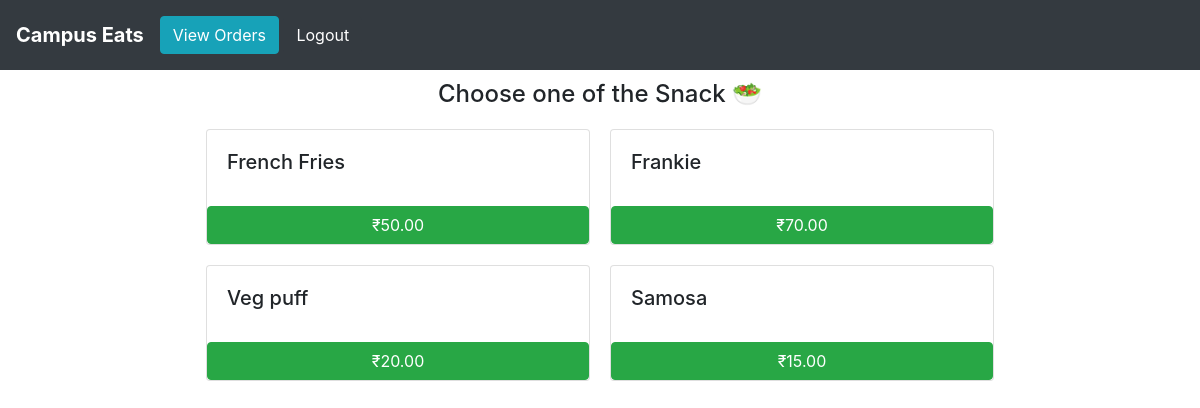
/Snack (signed in), run on the app's committed database.
### orders/models.py (models this page shows, shortened)
class Snack(models.Model):
    dish_name = models.CharField(max_length=200)
    price = models.DecimalField(max_digits=6, decimal_places=2)

### orders/views.py (the view)
# urls.py: path("Snack", views.snack, name="snack"),
def snack(request):
    if request.user.is_authenticated:
        return render(request, "orders/snack.html", context = {"dishes":Snack.objects.all})
    else:
        return redirect("orders:login")

### orders/templates/orders/snack.html
{% extends 'orders/header.html' %}
{% block content %}
    <div class="container">
      <h4 style="margin:10px; text-align:center;"> Choose one of the Snack &#x1f957 </h4>
      <div class="row justify-content-center">
        {% for dish in dishes %}
            <div class="card" id="regular_pizza_card" style="width: 24rem; margin:10px;">
              <div class="card-body">
                <h5 class="card-title" >{{dish.dish_name}}</h5>
              </div>
              <button class="btn btn-success" onclick="add_to_cart({item_description:'{{dish.dish_name}}' , price:{{dish.price}} })">₹{{dish.price}}</button>
            </div>
        {% endfor %}
      </div>
    </div>
{% endblock %}

### data on the page
Snack: dish_name "French Fries", price "50.00"
Snack: dish_name "Frankie", price "70.00"
Snack: dish_name "Veg puff", price "20.00"
Snack: dish_name "Samosa", price "15.00"
